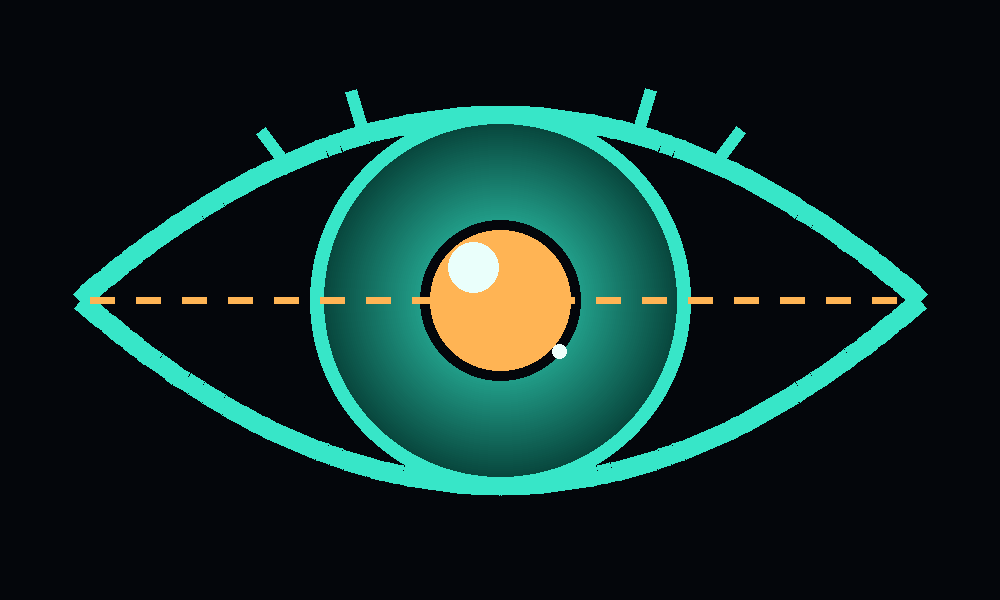
#> input picture tools/_gen/source.png, 1000 x 600 px
$ python make-avatar.py _gen/source.png _gen/motif.png
#> lines starting #> are read from the running program, lines starting #| are printed output that depends on the picture; after the words box and inside, x2 and y2 are one past the last pixel; in counts of white or black regions, pixels touching at a corner belong together
#!/usr/bin/env python3
"""生成 GitHub 仓库图标安全版：内容（眼睛+文字）居中，圆形安全边距，500x500。
用法: python tools/make-avatar.py <input.png> <output.png>
"""
import sys
import numpy as np
from PIL import Image

SIZE = 500
MARGIN = 0.12  # 圆形裁剪安全边距（12% 全边留白）


def content_bbox(arr):
    """非纸色内容包围盒（纸色为暖象牙，内容明显更暗或更饱和）。"""
    r, g, b = arr[..., 0].astype(int), arr[..., 1].astype(int), arr[..., 2].astype(int)
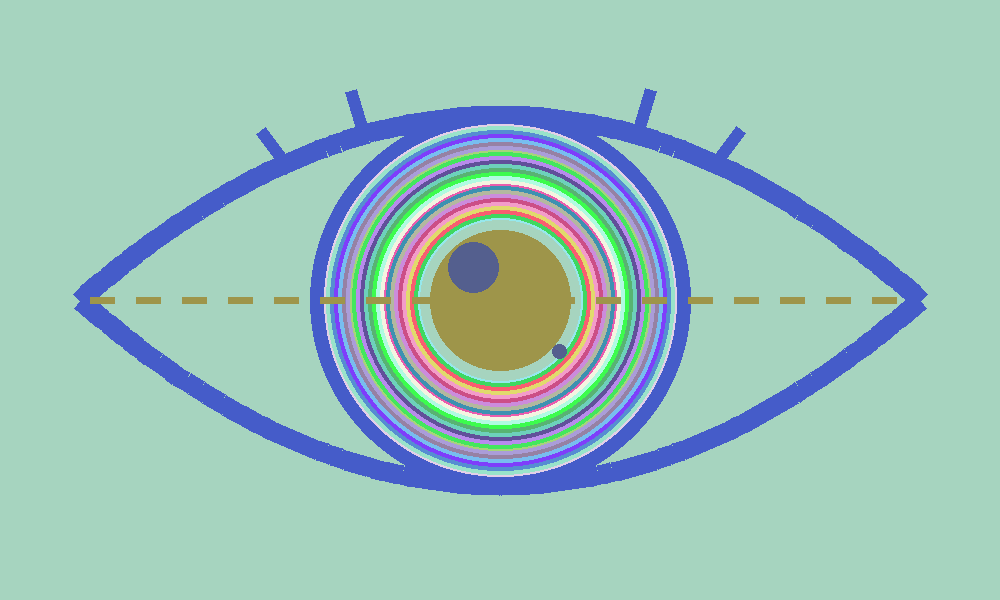
#> r: shape (600, 1000) int64; 30 distinct labels, from 4 to 255; one colour per label, 0 black
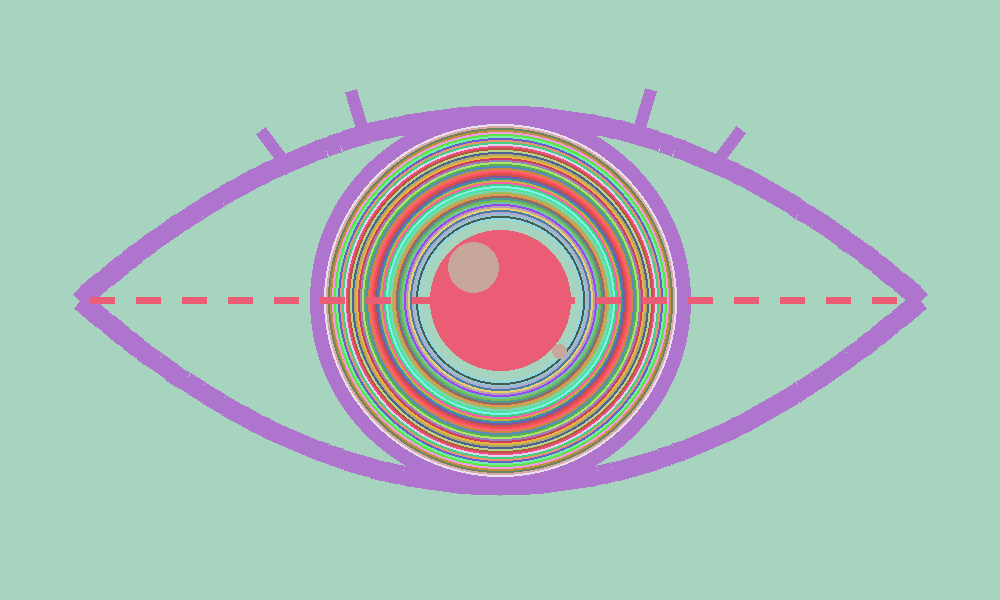
#> g: shape (600, 1000) int64; 53 distinct labels, from 6 to 255; one colour per label, 0 black
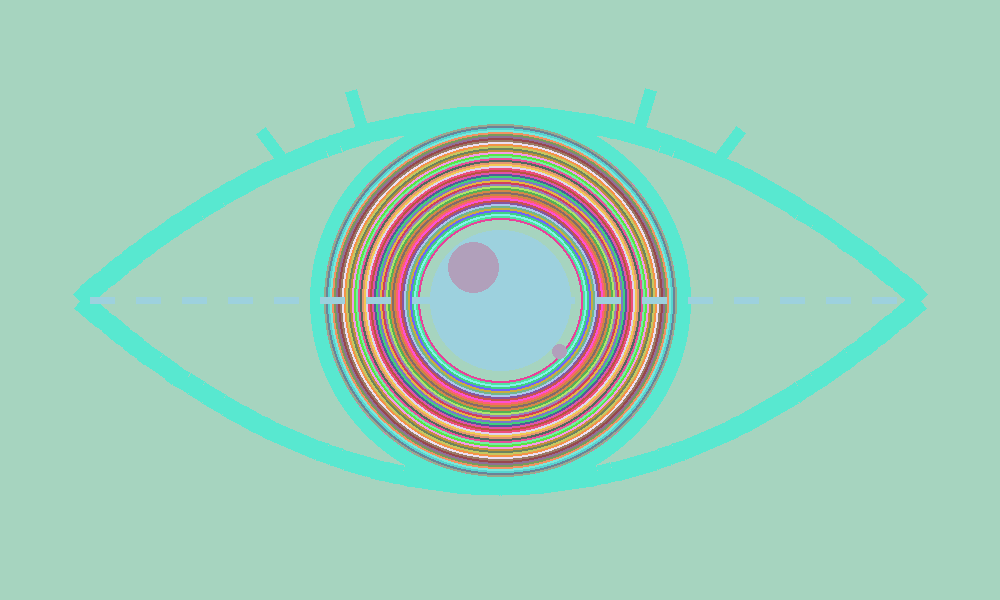
#> b: shape (600, 1000) int64; 53 distinct labels, from 11 to 251; one colour per label, 0 black
    # 内容 = 深色（墨）或饱和色（青）且明显偏离纸色
    paperish = (r > 210) & (g > 200) & (b > 170)
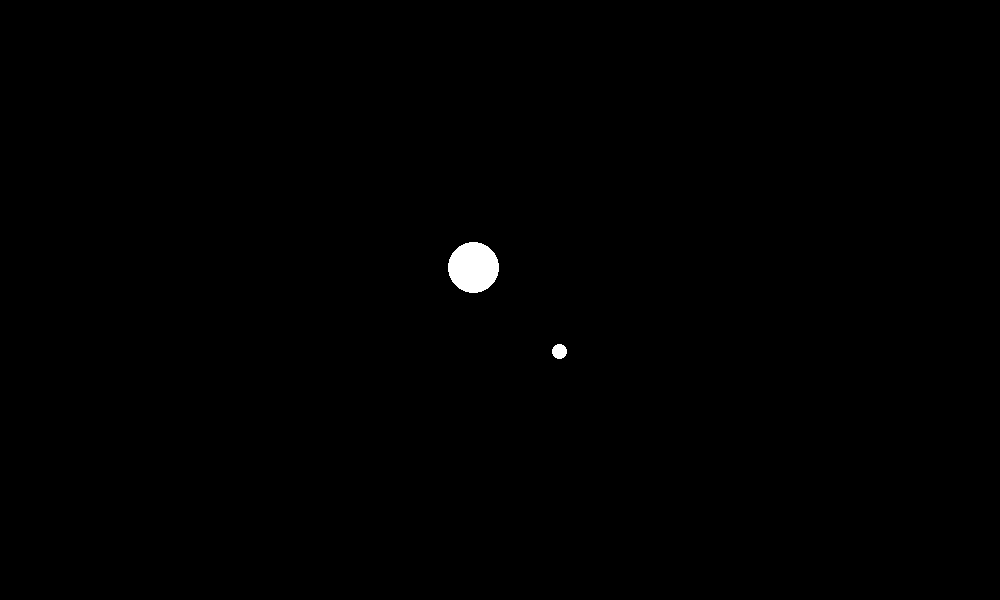
#> paperish: shape (600, 1000) bool; 0.37% white; 2 white regions, box (x1, y1, x2, y2) and area: (448, 242, 499, 293) 2025, (552, 344, 567, 359) 177
    saturated = (g > 150) & (g > r + 40) & (g > b + 40)
#> saturated: shape (600, 1000) bool; every value is 0
    mask = ~paperish & ~(saturated & (np.abs(r - g) < 90))
    mask = ~paperish  # 简化为非纸色即内容
    ys, xs = np.where(mask)
    if len(xs) == 0:
        return None
    return (xs.min(), ys.min(), xs.max(), ys.max())


def main(src, dst):
    img = Image.open(src).convert("RGB")
    arr = np.asarray(img)
    bbox = content_bbox(arr)
#> bbox = (0, 0, 999, 599)
    if bbox is None:
        print("warning: 未找到内容区域")
        img.resize((SIZE, SIZE)).save(dst)
        return
    x0, y0, x1, y1 = bbox
#> x0 = 0; y0 = 0; x1 = 999; y1 = 599
    crop = img.crop((x0, y0, x1, y1))
    cw, ch = crop.size
#> cw = 999; ch = 599
    # 放入 500x500，四边留 12% 安全边距，内容按比例缩放并居中
    avail = SIZE * (1 - 2 * MARGIN)
    scale = min(avail / cw, avail / ch)
#> scale = 0.38
    nw, nh = int(cw * scale), int(ch * scale)
#> nw = 380; nh = 227
    crop = crop.resize((nw, nh), Image.LANCZOS)
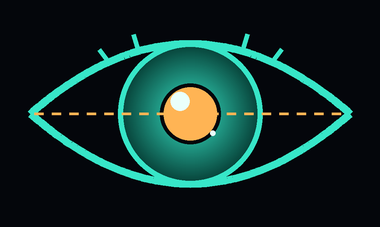
#> crop: PIL image 380x227 RGB; mean R, G, B 17.8, 43.6, 40.3
    canvas = Image.new("RGB", (SIZE, SIZE), (244, 237, 224))  # 纸色
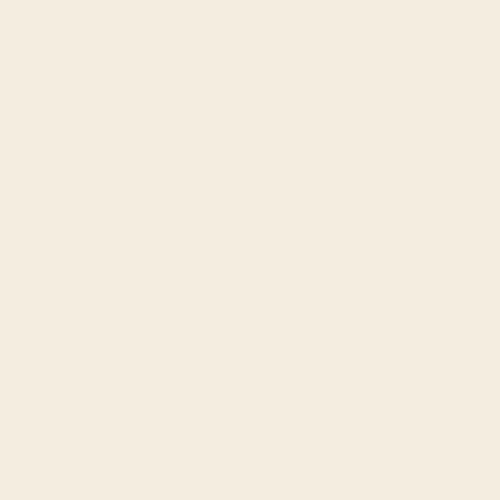
#> canvas: PIL image 500x500 RGB; mean R, G, B 244, 237, 224
    canvas.paste(crop, ((SIZE - nw) // 2, (SIZE - nh) // 2))
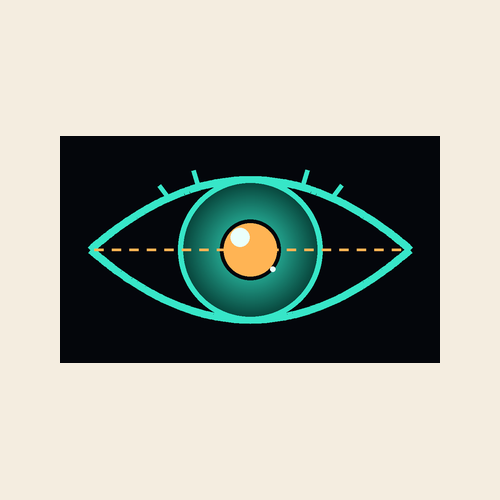
#> canvas: PIL image 500x500 RGB; mean R, G, B 166, 170.3, 160.6
    canvas.save(dst)
    print(f"avatar -> {dst} ({nw}x{nh} content)")
#| avatar -> _gen/motif.png (380x227 content)


if __name__ == "__main__":
    main(sys.argv[1], sys.argv[2])
